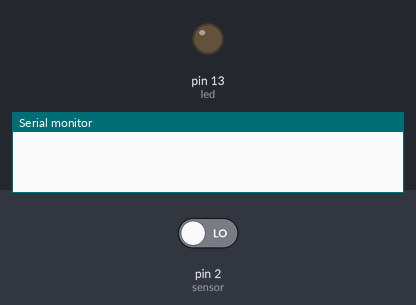
A sketch run on a simulated Arduino Uno, built with avr-gcc and run on an emulated ATmega328P. On the bench: output pins drawn as LEDs (lit = HIGH), the last lines printed to the serial monitor. The test bench sets the inputs (shaded band); at power-on: pin 2 (sensor) LOW.

Above: at 1.2 s.
1.3 s: pin 2 (sensor) driven HIGH
At 2.6 s:
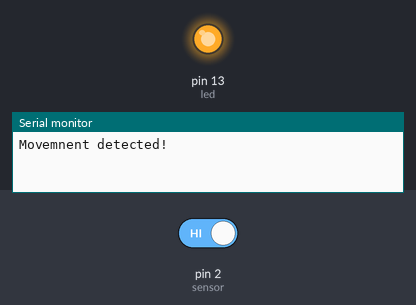
2.9 s: pin 2 (sensor) driven LOW
At 3.9 s:
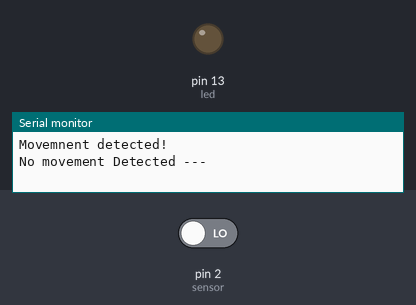
Timing chart, 0 to 5.9 s (numbered marks = the images above; inputs shaded):
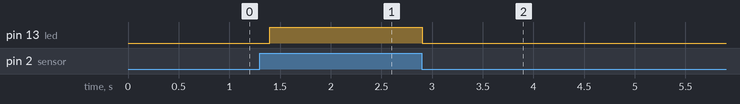

Measured:
- after the input at 1.3 s, pin 13 (led): LOW → HIGH after 0.10 s
- after the input at 2.9 s, pin 13 (led): HIGH → LOW at once

The sketch:

pir.ino
```cpp
// Arduino with PIR movement sensor

int led = 13;
int sensor = 2;  // Sensor pin
int state = LOW; // Movement not detected
int val = 0;     // variable for sensor state

void setup()
{
    pinMode(led, OUTPUT);   //Led as output
    pinMode(sensor, INPUT); // Sensor as input
    Serial.begin(9600);     // port Initializaiton
}

void loop()
{
    val = digitalRead(sensor); // Reads Value sensor
    if (val == HIGH)
    {                            // Is in HIGH?
        digitalWrite(led, HIGH); // Turn on LED
        delay(100);              // 100 milisecond delay

        if (state == LOW)
        {
            Serial.println("Movemnent detected!");
            state = HIGH; // Updates state variable
        }
    }

    else
    {
        digitalWrite(led, LOW); // turn of LED
        delay(200);             // 200 milisecond delay

        if (state == HIGH)
        {
            Serial.println("No movement Detected --- ");
            state = LOW;
        }
    }
}
```
